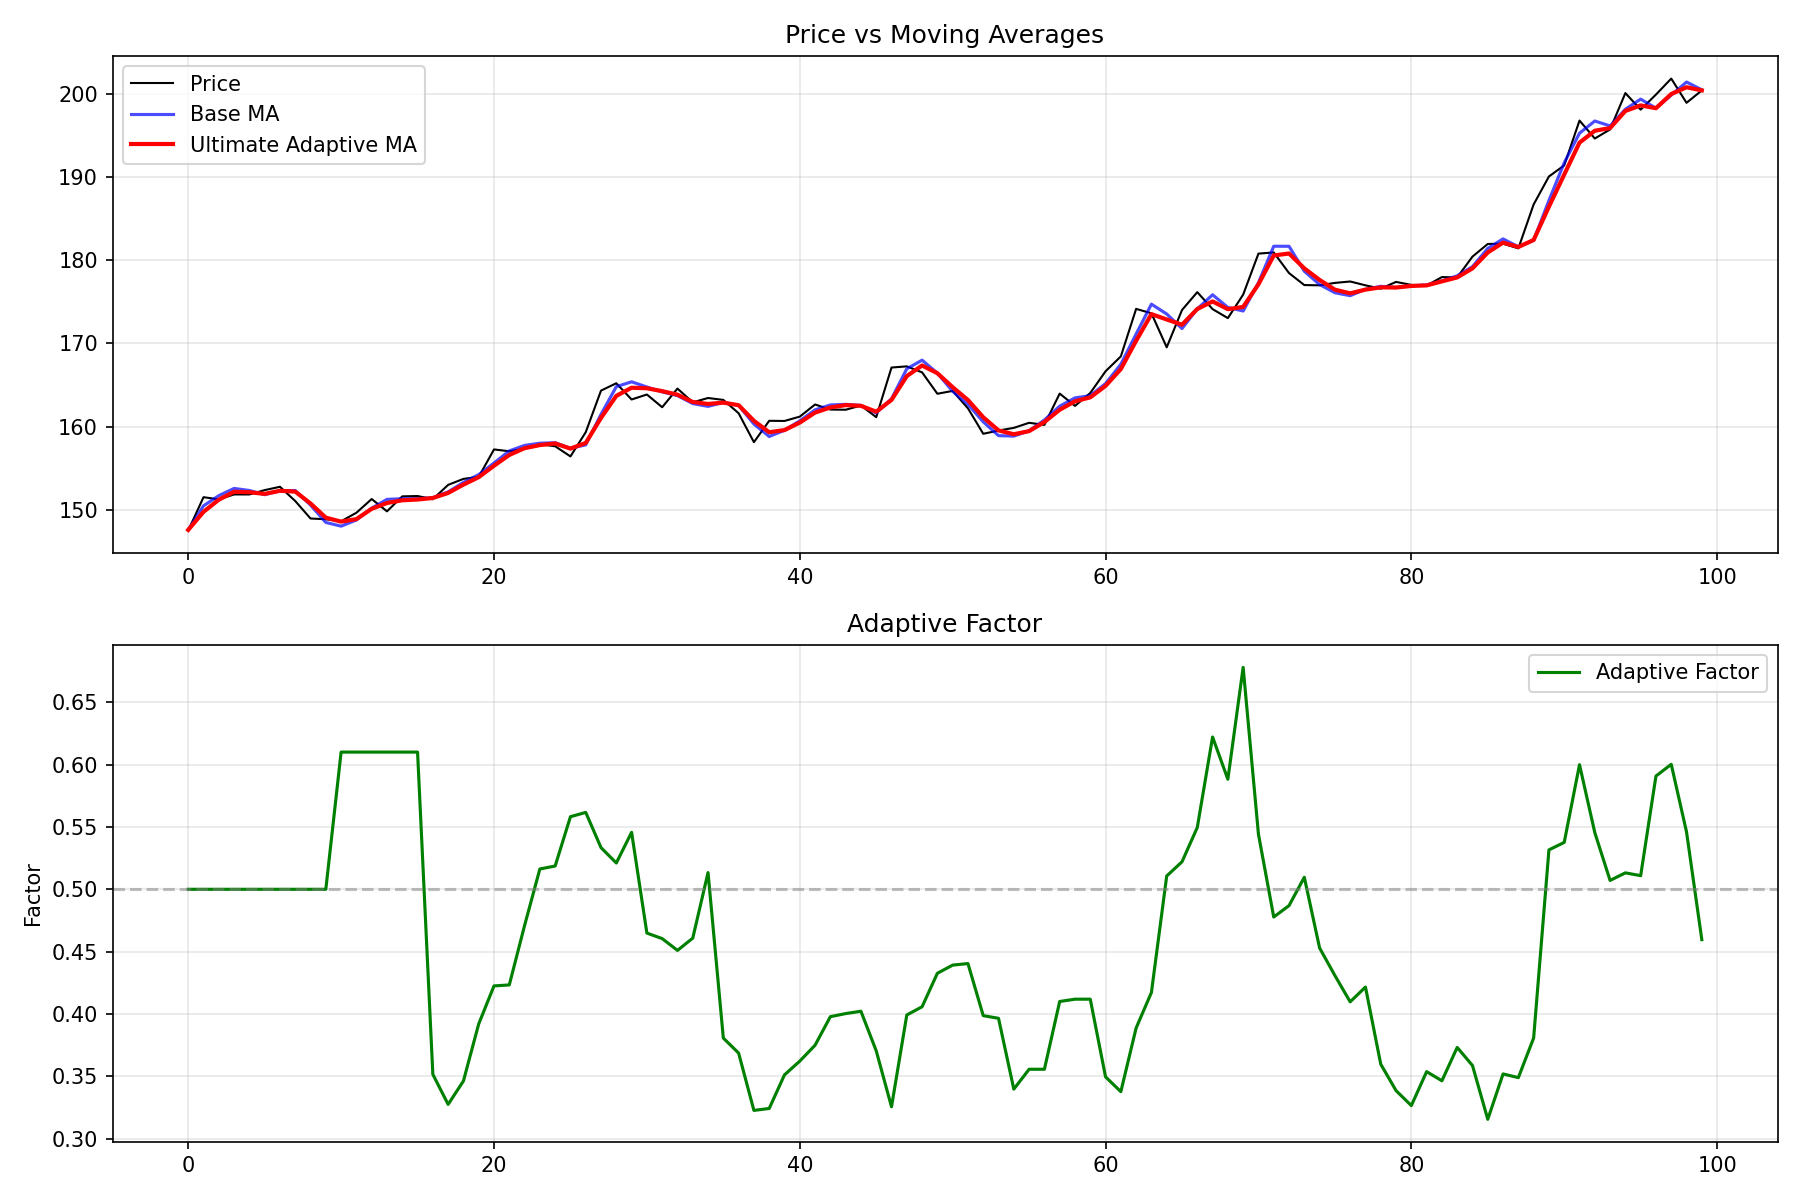

Python code for this plot:
#!/usr/bin/env python3
# -*- coding: utf-8 -*-

import numpy as np
import pandas as pd
import matplotlib.pyplot as plt
from indicators.ultimate_adaptive_ma import UltimateAdaptiveMA
from data.data_loader import DataLoader, CSVDataSource
from data.data_processor import DataProcessor
from data.binance_data_source import BinanceDataSource
import yaml

def debug_ultimate_adaptive_ma():
    """Ultimate Adaptive MAの計算値をデバッグする"""
    
    # 設定ファイルからデータを読み込む
    try:
        with open('config.yaml', 'r', encoding='utf-8') as f:
            config = yaml.safe_load(f)
    except FileNotFoundError:
        print("config.yamlファイルが見つかりません")
        return
    
    # データの準備
    binance_config = config.get('binance_data', {})
    data_dir = binance_config.get('data_dir', 'data/binance')
    binance_data_source = BinanceDataSource(data_dir)
    
    dummy_csv_source = CSVDataSource("dummy")
    data_loader = DataLoader(
        data_source=dummy_csv_source,
        binance_data_source=binance_data_source
    )
    data_processor = DataProcessor()
    
    # データの読み込み
    print("データを読み込み中...")
    raw_data = data_loader.load_data_from_config(config)
    processed_data = {
        symbol: data_processor.process(df)
        for symbol, df in raw_data.items()
    }
    
    # 最初のシンボルのデータを取得
    first_symbol = next(iter(processed_data))
    data = processed_data[first_symbol]
    
    print(f"データ読み込み完了: {first_symbol}")
    print(f"データ数: {len(data)}")
    print(f"価格範囲: {data['close'].min():.2f} - {data['close'].max():.2f}")
    
    # 最新の100データポイントを使用してテスト
    test_data = data.tail(100).copy()
    print(f"\nテストデータ範囲: {test_data['close'].min():.2f} - {test_data['close'].max():.2f}")
    
    # Ultimate Adaptive MAを計算
    print("\nUltimate Adaptive MAを計算中...")
    ultimate_ma = UltimateAdaptiveMA(
        base_period=21,
        adaptation_strength=1.0,
        src_type='hlc3'
    )
    
    try:
        result = ultimate_ma.calculate(test_data)
        
        # 各種値を取得
        ma_values = ultimate_ma.get_values()
        base_ma = ultimate_ma.get_base_ma()
        adaptive_factor = ultimate_ma.get_adaptive_factor()
        trend_strength = ultimate_ma.get_trend_strength()
        
        print(f"\n=== 計算結果の分析 ===")
        
        # 価格データの統計
        prices = test_data['close'].values
        print(f"価格データ統計:")
        print(f"  最小値: {prices.min():.6f}")
        print(f"  最大値: {prices.max():.6f}")
        print(f"  平均値: {prices.mean():.6f}")
        print(f"  標準偏差: {prices.std():.6f}")
        
        # Ultimate MA統計
        if ma_values is not None:
            valid_ma = ma_values[~np.isnan(ma_values)]
            print(f"\nUltimate MA統計:")
            print(f"  有効データ数: {len(valid_ma)} / {len(ma_values)}")
            if len(valid_ma) > 0:
                print(f"  最小値: {valid_ma.min():.6f}")
                print(f"  最大値: {valid_ma.max():.6f}")
                print(f"  平均値: {valid_ma.mean():.6f}")
                print(f"  標準偏差: {valid_ma.std():.6f}")
                
                # 価格との乖離度をチェック
                price_mean = prices.mean()
                ma_mean = valid_ma.mean()
                deviation_ratio = abs(ma_mean - price_mean) / price_mean
                print(f"  価格からの乖離率: {deviation_ratio:.2%}")
                
                if deviation_ratio > 0.5:  # 50%以上の乖離は異常
                    print(f"  ⚠️  WARNING: 価格から大きく乖離しています！")
        
        # ベース移動平均統計
        if base_ma is not None:
            valid_base = base_ma[~np.isnan(base_ma)]
            print(f"\nベース移動平均統計:")
            print(f"  有効データ数: {len(valid_base)} / {len(base_ma)}")
            if len(valid_base) > 0:
                print(f"  最小値: {valid_base.min():.6f}")
                print(f"  最大値: {valid_base.max():.6f}")
                print(f"  平均値: {valid_base.mean():.6f}")
                print(f"  標準偏差: {valid_base.std():.6f}")
        
        # 適応ファクター統計
        if adaptive_factor is not None:
            valid_factor = adaptive_factor[~np.isnan(adaptive_factor)]
            print(f"\n適応ファクター統計:")
            print(f"  有効データ数: {len(valid_factor)} / {len(adaptive_factor)}")
            if len(valid_factor) > 0:
                print(f"  最小値: {valid_factor.min():.6f}")
                print(f"  最大値: {valid_factor.max():.6f}")
                print(f"  平均値: {valid_factor.mean():.6f}")
        
        # 詳細な値の表示（最新10データポイント）
        print(f"\n=== 最新10データポイントの詳細 ===")
        print(f"{'Index':<6} {'Price':<12} {'Base MA':<12} {'Ultimate MA':<12} {'Factor':<8}")
        print("-" * 60)
        
        for i in range(max(0, len(test_data) - 10), len(test_data)):
            price = prices[i] if i < len(prices) else np.nan
            base = base_ma[i] if base_ma is not None and i < len(base_ma) else np.nan
            ultimate = ma_values[i] if ma_values is not None and i < len(ma_values) else np.nan
            factor = adaptive_factor[i] if adaptive_factor is not None and i < len(adaptive_factor) else np.nan
            
            print(f"{i:<6} {price:<12.6f} {base:<12.6f} {ultimate:<12.6f} {factor:<8.4f}")
        
        # 簡単なプロット作成
        print(f"\n簡易チャートを作成中...")
        fig, (ax1, ax2) = plt.subplots(2, 1, figsize=(12, 8))
        
        # 価格とMA
        ax1.plot(prices, label='Price', color='black', linewidth=1)
        if base_ma is not None:
            ax1.plot(base_ma, label='Base MA', color='blue', alpha=0.7)
        if ma_values is not None:
            ax1.plot(ma_values, label='Ultimate Adaptive MA', color='red', linewidth=2)
        ax1.set_title('Price vs Moving Averages')
        ax1.legend()
        ax1.grid(True, alpha=0.3)
        
        # 適応ファクター
        if adaptive_factor is not None:
            ax2.plot(adaptive_factor, label='Adaptive Factor', color='green')
            ax2.axhline(y=0.5, color='gray', linestyle='--', alpha=0.5)
            ax2.set_title('Adaptive Factor')
            ax2.set_ylabel('Factor')
            ax2.legend()
            ax2.grid(True, alpha=0.3)
        
        plt.tight_layout()
        plt.savefig('debug_ultimate_adaptive_ma.png', dpi=150)
        print("デバッグチャートを保存: debug_ultimate_adaptive_ma.png")
        
    except Exception as e:
        print(f"計算エラー: {e}")
        import traceback
        traceback.print_exc()

if __name__ == "__main__":
    debug_ultimate_adaptive_ma()